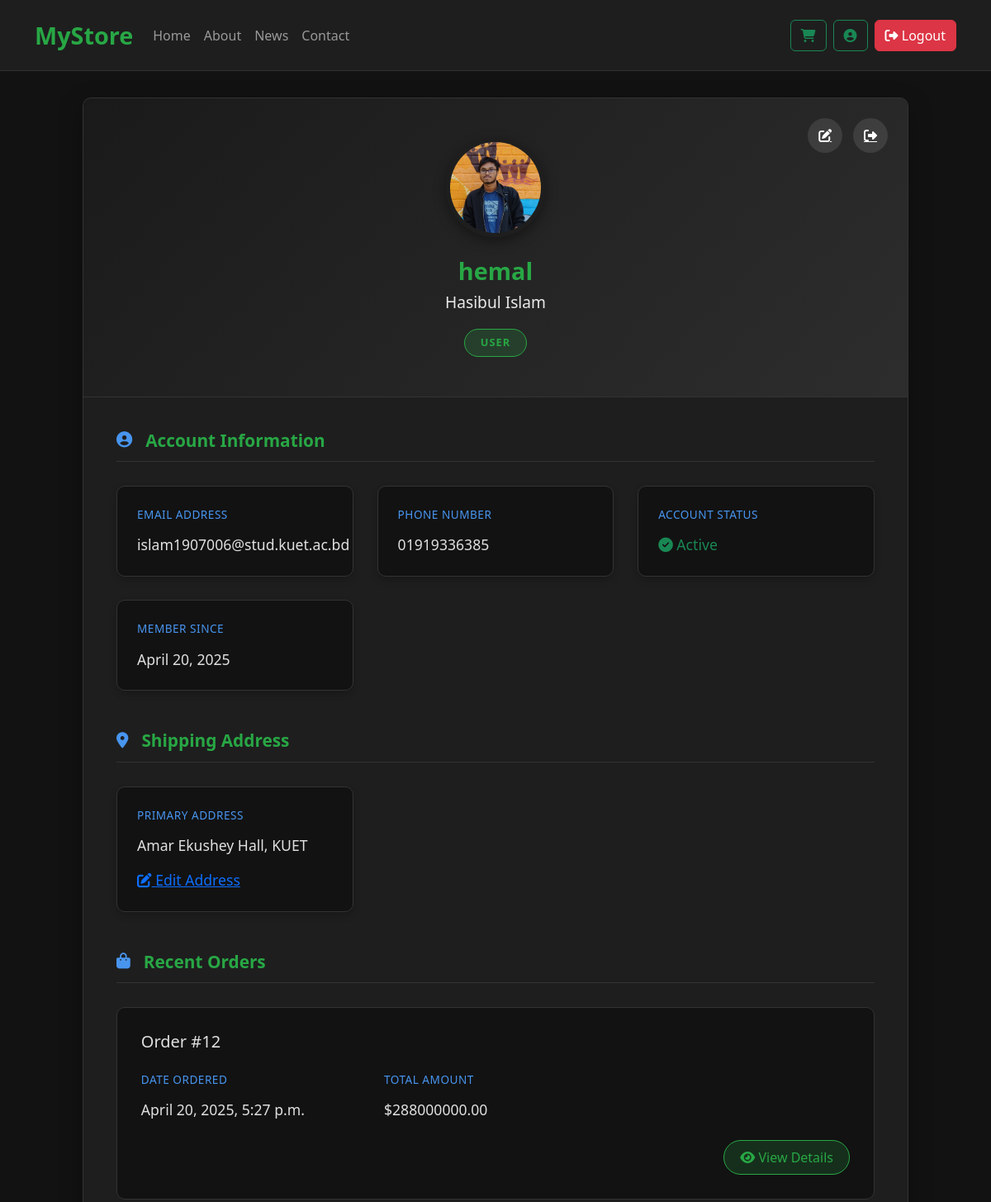
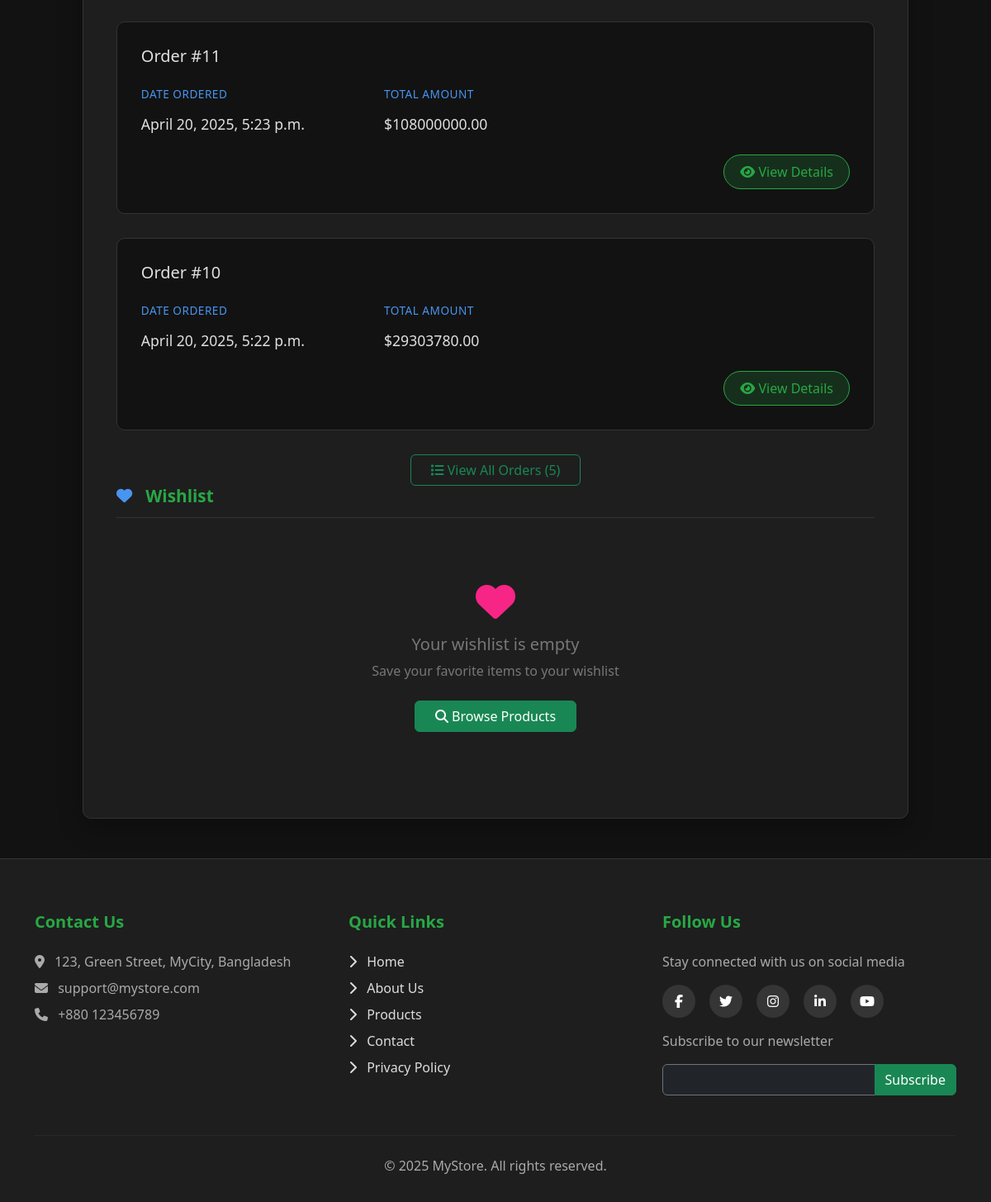
Page /profile (signed in) on the committed database (2 pictures, top to bottom).
### myapp/models.py (models this page shows)
class User(AbstractUser):
    ROLE_CHOICES = [
        ('user', 'User'),
        ('admin', 'Admin'),
    ]
    profile_image = models.ImageField(upload_to='profile_images/', null=True, blank=True)
    phone = models.CharField(max_length=20, null=True, blank=True)
    address = models.CharField(max_length=200, null=True, blank=True)
    role = models.CharField(max_length=5, choices=ROLE_CHOICES, default='user')
    fullname = models.CharField(max_length=150, default='')

class Order(models.Model):
    id = models.AutoField(primary_key=True)
    user = models.ForeignKey(User, on_delete=models.CASCADE)
    fullname = models.CharField(max_length=100, default='')
    email = models.EmailField(max_length=100, default='')
    phone = models.CharField(max_length=20, default='')
    address = models.CharField(max_length=200, default='')
    payment_method = models.CharField(max_length=20, default='')
    total_price = models.DecimalField(max_digits=1000, decimal_places=2, default=0)
    ordered_at = models.DateTimeField(auto_now_add=True)

### myapp/views.py (the view)
def profile(request):
    if not request.user.is_authenticated:
        return redirect('/login')
    recent_orders = Order.objects.filter(user=request.user).order_by('-ordered_at')[:5]
    return render(request, 'profile.html', {'user': request.user, 'orders': recent_orders})

### template/profile.html (shortened to what this page needs)
{% load static %}
<!DOCTYPE html>
<html lang="en">
<head>
    <link href="https://cdn.jsdelivr.net/npm/bootstrap@5.3.3/dist/css/bootstrap.min.css" rel="stylesheet">
    <link href="https://cdnjs.cloudflare.com/ajax/libs/font-awesome/6.5.0/css/all.min.css" rel="stylesheet">
</head>
<body>
<nav class="navbar navbar-expand-lg navbar-dark sticky-top">
    <div class="container">
        <a class="navbar-brand" href="#">MyStore</a>
        <div class="collapse navbar-collapse" id="navbarContent">
            <ul class="navbar-nav me-auto mb-2 mb-lg-0">
                <li class="nav-item"><a class="nav-link" href="/">Home</a></li>
                <li class="nav-item"><a class="nav-link" href="#">About</a></li>
                <li class="nav-item"><a class="nav-link" href="#">News</a></li>
                <li class="nav-item"><a class="nav-link" href="#">Contact</a></li>
            </ul>
            <div class="d-flex align-items-center">
                {% if user.is_authenticated %}
                    <a href="/cart" class="btn btn-outline-success me-2">
                        <i class="fas fa-shopping-cart"></i>
                    </a>
                    <a href="{% url 'profile' %}" class="btn btn-outline-success me-2">
                        <i class="fas fa-user-circle"></i>
                    </a>
                    <a href="{% url 'logout' %}" class="btn btn-danger">
                        <i class="fas fa-sign-out-alt"></i> Logout
                    </a>
                {% else %}
                    <a href="{% url 'login' %}" class="btn btn-outline-success me-2">Log In</a>
                    <a href="{% url 'signup' %}" class="btn btn-success">Sign Up</a>
                {% endif %}
            </div>
        </div>
    </div>
</nav>
<div class="profile-container">
    <div class="profile-header">
        <div class="action-btns">
            <a href="{% url 'edit_user' user.username %}" class="action-btn edit-btn" title="Edit Profile">
                <i class="fas fa-edit"></i>
            </a>
            <a href="{% url 'logout' %}" class="action-btn logout-btn" title="Logout">
                <i class="fas fa-sign-out-alt"></i>
            </a>
        </div>
        {% if user.profile_image %}
          <img src="{{ user.profile_image.url }}" alt="Profile Picture" class="profile-pic">
        {% endif %}
        <h1 class="username">{{ user.username }}</h1>
        <h2 class="fullname">{{ user.fullname }}</h2>
        <span class="role-badge {% if user.role == 'admin' %}role-admin{% else %}role-user{% endif %}">
            {{ user.role }}
        </span>
    </div>
    <div class="profile-body">
        <h3 class="section-title"><i class="fas fa-user-circle"></i> Account Information</h3>
        <div class="info-grid">
            <div class="info-card">
                <div class="info-label">Email Address</div>
                <div class="info-value">{{ user.email }}</div>
            </div>
            <div class="info-card">
                <div class="info-label">Phone Number</div>
                <div class="info-value">
                    {% if user.phone %}
                        {{ user.phone }}
                    {% else %}
                        <span class="text-muted">Not provided</span>
                    {% endif %}
                </div>
            </div>
            <div class="info-card">
                <div class="info-label">Account Status</div>
                <div class="info-value">
                    {% if user.is_active %}
                        <span class="text-success"><i class="fas fa-check-circle"></i> Active</span>
                    {% else %}
                        <span class="text-danger"><i class="fas fa-times-circle"></i> Inactive</span>
                    {% endif %}
                </div>
            </div>
            <div class="info-card">
                <div class="info-label">Member Since</div>
                <div class="info-value">{{ user.date_joined|date:"F j, Y" }}</div>
            </div>
        </div>
        <h3 class="section-title"><i class="fas fa-map-marker-alt"></i> Shipping Address</h3>
        <div class="info-grid">
            <div class="info-card">
                <div class="info-label">Primary Address</div>
                <div class="info-value">
                    {% if user.address %}
                        {{ user.address|linebreaks }}
                        <a href="{% url 'edit_user' user.username %}" class="square-btn " title="Edit Profile">
                            <i class="fas fa-edit"></i> Edit Address
                        </a>
                    {% else %}
                        <span class="text-muted">No address saved</span>
                        <button class="btn btn-sm btn-success mt-2">
                            <i class="fas fa-plus"></i> Add Address
                        </button>
                    {% endif %}
                </div>
            </div>
        </div>
        <h3 class="section-title"><i class="fas fa-shopping-bag"></i> Recent Orders</h3>
        {% if orders %}
            {% for order in orders|slice:":3" %}
                <div class="order-card">
                    <div class="d-flex justify-content-between align-items-center mb-3">
                        <h5>Order #{{ order.id }}</h5>
                    </div>
                    <div class="row">
                        <div class="col-md-4 mb-2">
                            <div class="info-label">Date Ordered</div>
                            <div class="info-value">{{ order.ordered_at }}</div>
                        </div>
                        <div class="col-md-4 mb-2">
                            <div class="info-label">Total Amount</div>
                            <div class="info-value">${{ order.total_price }}</div>
                        </div>
                    </div>
                    <div class="mt-3 text-end">
                        <a href="/orderDetails/{{ order.id }}" class="btn btn-view">
                            <i class="fas fa-eye"></i> View Details
                        </a>
                    </div>
                </div>
            {% endfor %}
            {% if orders.count > 3 %}
                <div class="text-center mt-4">
                    <a href="" class="btn btn-outline-success px-4">
                        <i class="fas fa-list"></i> View All Orders ({{ orders.count }})
                    </a>
                </div>
            {% endif %}
        {% endif %}
        <h3 class="section-title"><i class="fas fa-heart"></i> Wishlist</h3>
        {% if wishlist_items %}
            <div class="row">
                {% for item in wishlist_items|slice:":4" %}
                    <div class="col-lg-3 col-md-4 col-6 mb-4">
                        <div class="product-card">
                            <img src="{{ item.product.image.url }}" class="product-img" alt="{{ item.product.name }}">
                            <div class="product-body">
                                <h6 class="product-title">{{ item.product.name|truncatechars:30 }}</h6>
                                <p class="product-price">${{ item.product.price }}</p>
                            </div>
                            <div class="product-footer">
                                <a href="{% url 'product_detail' item.product.id %}" class="btn btn-sm btn-outline-success w-100">
                                    <i class="fas fa-eye"></i> View
                                </a>
                            </div>
                        </div>
                    </div>
                {% endfor %}
            </div>
            <div class="text-center mt-3">
                <a href="" class="btn btn-outline-success px-4">
                    <i class="fas fa-list"></i> View Full Wishlist ({{ wishlist_items.count }})
                </a>
            </div>
        {% else %}
            <div class="no-orders">
                <i class="fas fa-heart fa-3x mb-3" style="color: #f72585;"></i>
                <h5>Your wishlist is empty</h5>
                <p class="mb-4">Save your favorite items to your wishlist</p>
                <a href="{% url 'products' %}" class="btn btn-success px-4">
                    <i class="fas fa-search"></i> Browse Products
                </a>
            </div>
        {% endif %}
    </div>
</div>
<footer>
    <div class="container">
        <div class="row">
            <div class="col-lg-4 col-md-6 mb-4">
                <h5>Contact Us</h5>
                <ul class="list-unstyled">
                    <li class="mb-2"><i class="fas fa-map-marker-alt me-2"></i> 123, Green Street, MyCity, Bangladesh</li>
                    <li class="mb-2"><i class="fas fa-envelope me-2"></i> support@mystore.com</li>
                    <li class="mb-2"><i class="fas fa-phone me-2"></i> +880 123456789</li>
                </ul>
            </div>
            <div class="col-lg-4 col-md-6 mb-4">
                <h5>Quick Links</h5>
                <ul class="list-unstyled">
                    <li class="mb-2"><a href="#"><i class="fas fa-chevron-right me-2"></i> Home</a></li>
                    <li class="mb-2"><a href="#"><i class="fas fa-chevron-right me-2"></i> About Us</a></li>
                    <li class="mb-2"><a href="#"><i class="fas fa-chevron-right me-2"></i> Products</a></li>
                    <li class="mb-2"><a href="#"><i class="fas fa-chevron-right me-2"></i> Contact</a></li>
                    <li class="mb-2"><a href="#"><i class="fas fa-chevron-right me-2"></i> Privacy Policy</a></li>
                </ul>
            </div>
            <div class="col-lg-4 col-md-12 mb-4">
                <h5>Follow Us</h5>
                <p>Stay connected with us on social media</p>
                <div class="social-icons">
                    <a href="#"><i class="fab fa-facebook-f"></i></a>
                    <a href="#"><i class="fab fa-twitter"></i></a>
                    <a href="#"><i class="fab fa-instagram"></i></a>
                    <a href="#"><i class="fab fa-linkedin-in"></i></a>
                    <a href="#"><i class="fab fa-youtube"></i></a>
                </div>
                <div class="mt-3">
                    <p>Subscribe to our newsletter</p>
                    <div class="input-group">
                        <input type="email" class="form-control bg-dark border-secondary" placeholder="Your email">
                        <button class="btn btn-success" type="button">Subscribe</button>
                    </div>
                </div>
            </div>
        </div>
        <hr class="my-4" style="border-color: #444;">
        <div class="text-center">
            <p class="mb-0">&copy; {% now "Y" %} MyStore. All rights reserved.</p>
        </div>
    </div>
</footer>
</body>
</html>

### template/profile.html (style rules this page uses)
:root { --primary: #4361ee; --secondary: #3f37c9; --accent: #4895ef; --light: #1e1e1e; --dark: #e0e0e0; --success: #28a745; --danger: #f72585; --warning: #f8961e; --info: #560bad; --bg-dark: #121212; --card-bg: #1e1e1e; --border-color: #333; }
body { background-color: var(--bg-dark); color: var(--dark); font-family: 'Segoe UI', Tahoma, Geneva, Verdana, sans-serif; }
.navbar { background-color: var(--card-bg); padding: 1rem; border-bottom: 1px solid var(--border-color); }
.navbar-brand { font-weight: bold; color: var(--success) !important; font-size: 1.8rem; }
.profile-container { max-width: 1000px; margin: 2rem auto; background: var(--card-bg); border-radius: 10px; box-shadow: 0 10px 30px rgba(0, 0, 0, 0.3); overflow: hidden; border: 1px solid var(--border-color); }
.profile-header { background: linear-gradient(135deg, #1a1a1a, #2d2d2d); color: white; padding: 3rem 2rem; text-align: center; position: relative; border-bottom: 1px solid var(--border-color); }
.profile-pic { width: 120px; height: 120px; border-radius: 50%; border: 5px solid var(--card-bg); object-fit: cover; margin-bottom: 1.5rem; box-shadow: 0 5px 15px rgba(0, 0, 0, 0.4); }
.username { font-size: 1.8rem; font-weight: 700; margin-bottom: 0.5rem; color: var(--success); }
.fullname { font-size: 1.2rem; font-weight: 400; opacity: 0.9; margin-bottom: 0.5rem; }
.role-badge { display: inline-block; padding: 0.4rem 1.2rem; border-radius: 20px; font-size: 0.8rem; font-weight: 600; text-transform: uppercase; letter-spacing: 1px; margin-top: 0.8rem; }
.role-user { background-color: rgba(40, 167, 69, 0.2); color: var(--success); border: 1px solid var(--success); }
.profile-body { padding: 2.5rem; }
.section-title { font-size: 1.3rem; font-weight: 600; margin-bottom: 1.8rem; color: var(--success); padding-bottom: 0.8rem; display: flex; align-items: center; border-bottom: 1px solid var(--border-color); }
.section-title i { margin-right: 1rem; color: var(--accent); font-size: 1.2rem; }
.info-grid { display: grid; grid-template-columns: repeat(auto-fill, minmax(280px, 1fr)); gap: 1.8rem; margin-bottom: 3rem; }
.info-card { background: var(--bg-dark); border-radius: 10px; padding: 1.5rem; transition: all 0.3s ease; border: 1px solid var(--border-color); box-shadow: 0 4px 8px rgba(0, 0, 0, 0.2); }
.info-label { font-size: 0.85rem; color: var(--accent); font-weight: 500; margin-bottom: 0.8rem; text-transform: uppercase; letter-spacing: 0.5px; }
.info-value { font-size: 1.1rem; font-weight: 500; color: var(--dark); }
.order-card { background: var(--bg-dark); border-radius: 10px; padding: 1.8rem; margin-bottom: 1.8rem; border: 1px solid var(--border-color); transition: all 0.3s ease; }
.action-btns { position: absolute; top: 1.5rem; right: 1.5rem; display: flex; gap: 0.8rem; }
.action-btn { background: rgba(255, 255, 255, 0.1); border: none; color: white; width: 42px; height: 42px; border-radius: 50%; display: flex; align-items: center; justify-content: center; cursor: pointer; transition: all 0.3s ease; }
.btn-view { background-color: rgba(40, 167, 69, 0.2); color: var(--success); border: 1px solid var(--success); padding: 0.5rem 1.2rem; border-radius: 25px; font-weight: 500; transition: all 0.3s ease; }
.no-orders { text-align: center; padding: 3rem 2rem; color: #777; background: rgba(30, 30, 30, 0.5); border-radius: 10px; margin: 1rem 0; }
footer { background-color: var(--card-bg); color: #aaa; padding: 4rem 0 2rem; margin-top: 3rem; border-top: 1px solid var(--border-color); }
footer h5 { color: var(--success); margin-bottom: 1.5rem; font-weight: 600; }
footer a { color: #ddd; text-decoration: none; transition: color 0.3s ease; }
.social-icons a { display: inline-flex; align-items: center; justify-content: center; width: 40px; height: 40px; border-radius: 50%; background: rgba(255, 255, 255, 0.1); color: #fff; margin-right: 0.8rem; transition: all 0.3s ease; }

### rows in the picture
User: profile_image (picture), username "hemal", fullname "Hasibul Islam", role "USER", email "islam1907006@stud.kuet.ac.bd", phone "01919336385", date_joined "April 20, 2025", address "Amar Ekushey Hall, KUET"
Order: id "12", ordered_at "April 20, 2025, 5:27 p.m.", total_price "288000000.00"
Order: id "11", ordered_at "April 20, 2025, 5:23 p.m.", total_price "108000000.00"
Order: id "10", ordered_at "April 20, 2025, 5:22 p.m.", total_price "29303780.00"

### other values in the picture
{{ orders.count }} "5"
